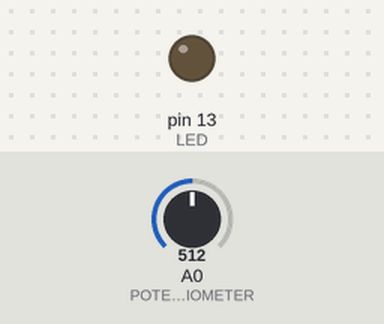
A sketch run on a simulated Arduino Uno, built with avr-gcc and run on an emulated ATmega328P. On the bench: output pins drawn as LEDs (lit = HIGH). The inputs (shaded band) are chosen by the test bench; at power-on: A0 (POTENTIOMETER) = 512.

Above: at 1.2 s.
1.3 s: A0 (POTENTIOMETER) set to 527
At 2.4 s:
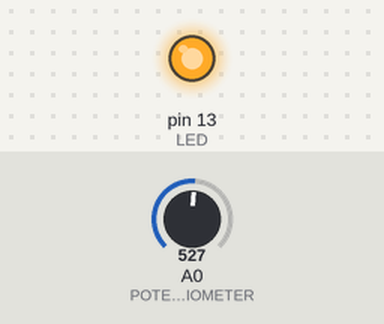
2.8 s: A0 (POTENTIOMETER) set to 511
At 3.5 s:
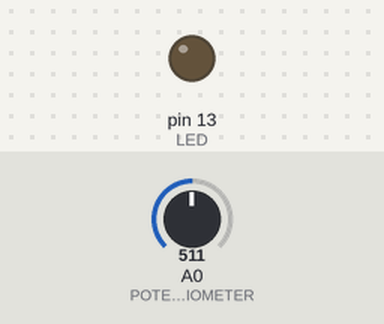
4.3 s: A0 (POTENTIOMETER) set to 716
At 4.7 s:
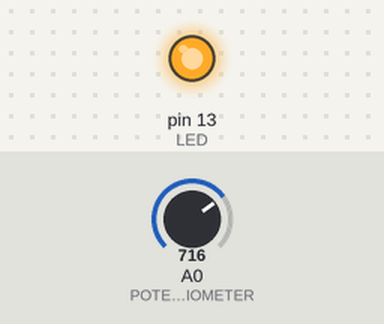
Timing chart, 0 to 7.3 s (numbered marks = the images above; inputs shaded):
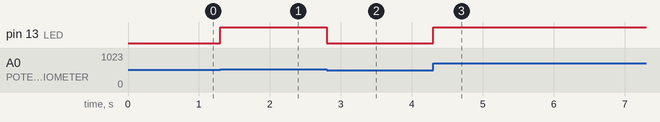

The sketch:

sketch.ino
```cpp
#define LED 13
#define POTENTIOMETER A0
#define DELAY_TIME 100

void setup()
{
    pinMode(LED, OUTPUT);
    pinMode(POTENTIOMETER, INPUT);
}

void loop()
{
    int val = analogRead(POTENTIOMETER);
    val = map(val, 0, 1023, 0, 255);
    analogWrite(LED, val);
}
```

Measured:
- the behaviour switches between 513 and 514 on A0 (POTENTIOMETER) (found by bisection; images 0 and 1)
- after the input at 1.3 s, pin 13 (LED): LOW → HIGH at once
- after the input at 2.8 s, pin 13 (LED): HIGH → LOW at once
- after the input at 4.3 s, pin 13 (LED): LOW → HIGH at once
